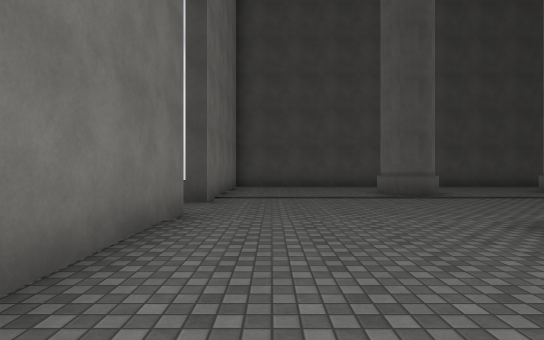
[1] (above)

13 first-person views from a walk through a scene from a Unity 3-D project. The camera is 1.4 m above the floor, looks level and sees 80° across. Doors are open. The floor is counted in squares, 2 m on a side. Each view is taken from the middle of a square. On the plan, view 1 faces up. The plan holds only what a view shows up to about 10 squares ahead; the rest is blank. The place goes on beyond the plan. The player character is not drawn. Surface patterns are stand-ins for the level's own textures.

[2]
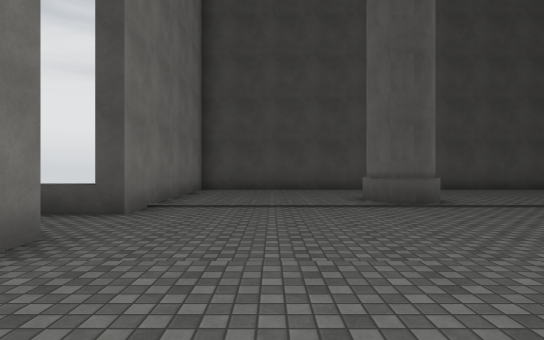

[3]
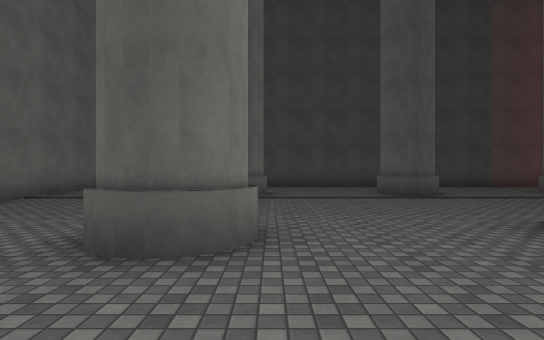

[4]
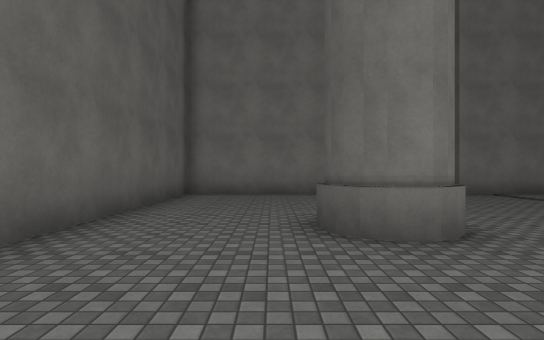

[5]
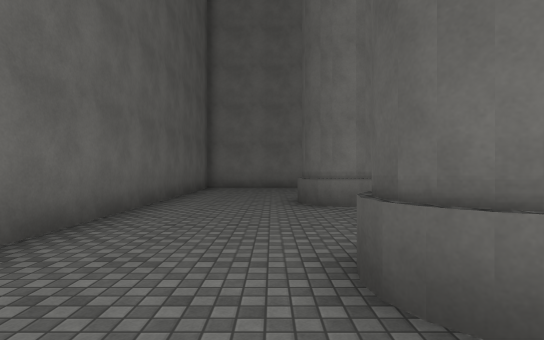

[6]
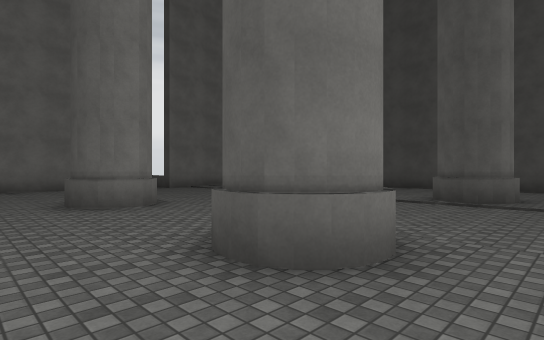

[7]
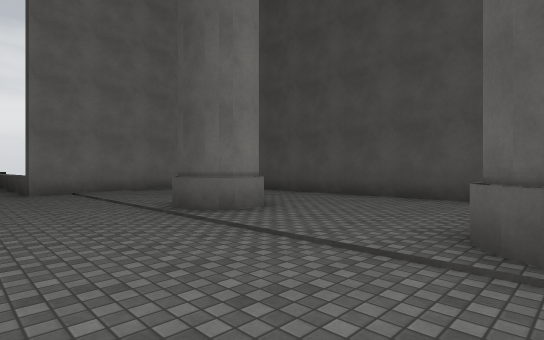

[8]
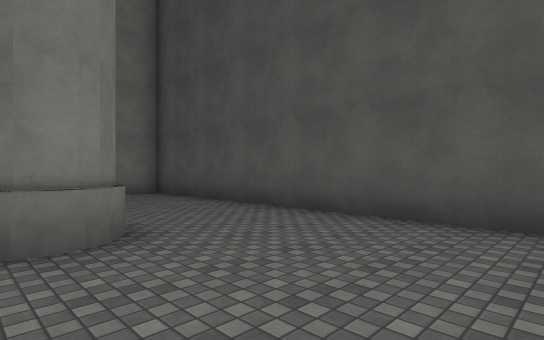

[9]
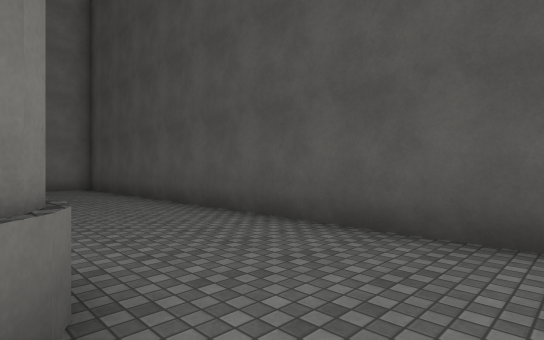

[10]
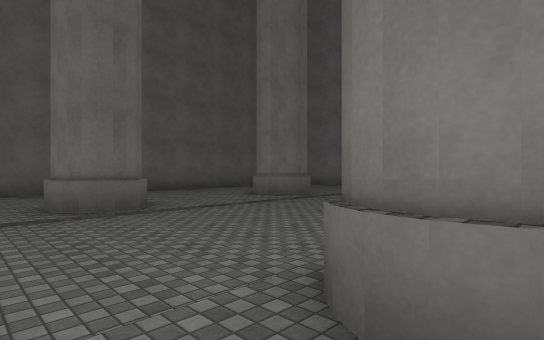

[11]
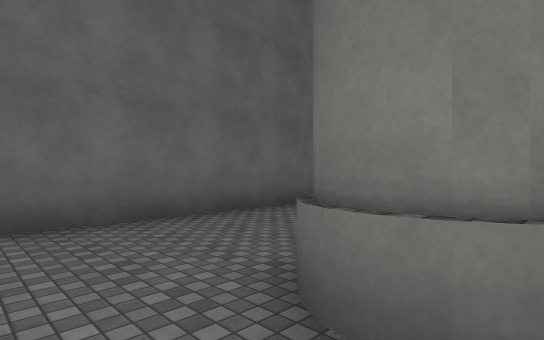

[12]
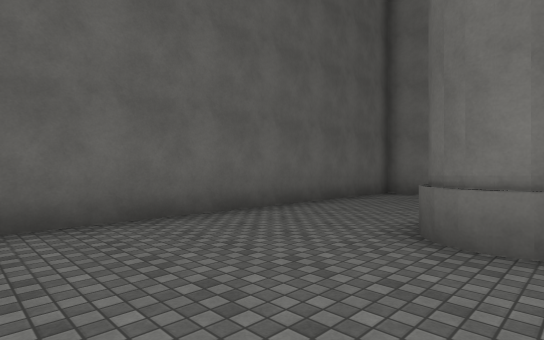

[13]
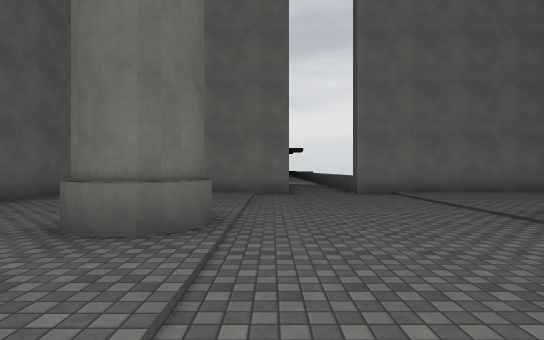

### Floor plan
Key: @ floor where view 1 was taken; # wall or solid block; . floor; ^ raised ledge.
Columns run from 4 left of view 1 to 11 right of it. Each row starts with its distance up from view 1.
 14   ##############
 13   #.............
 12   #.............
 11   #.............
 10   #.....#....#..
  9   #.....#....#..
  8 ^^#.............
  7  ...............
  6   ..............
  5   #.............
  4   #.....#....#..
  3   #.....#....#..
  2   #.............
  1   #.............
  0   #.@...........
 -1   ##############

Where each view was taken, in squares from view 1:
view 1: 0 up, 0 right, facing up
view 2: 2 up, 1 right, facing up
view 3: 0 up, 5 right, facing up
view 4: 2 up, 8 right, facing left
view 5: 2 up, 11 right, facing left
view 6: 1 up, 11 right, facing up-left
view 7: 6 up, 9 right, facing up-left
view 8: 9 up, 8 right, facing up-left
view 9: 10 up, 11 right, facing up-left
view 10: 10 up, 11 right, facing down-left
view 11: 4 up, 11 right, facing down-left
view 12: 4 up, 8 right, facing down-left
view 13: 5 up, 8 right, facing left
